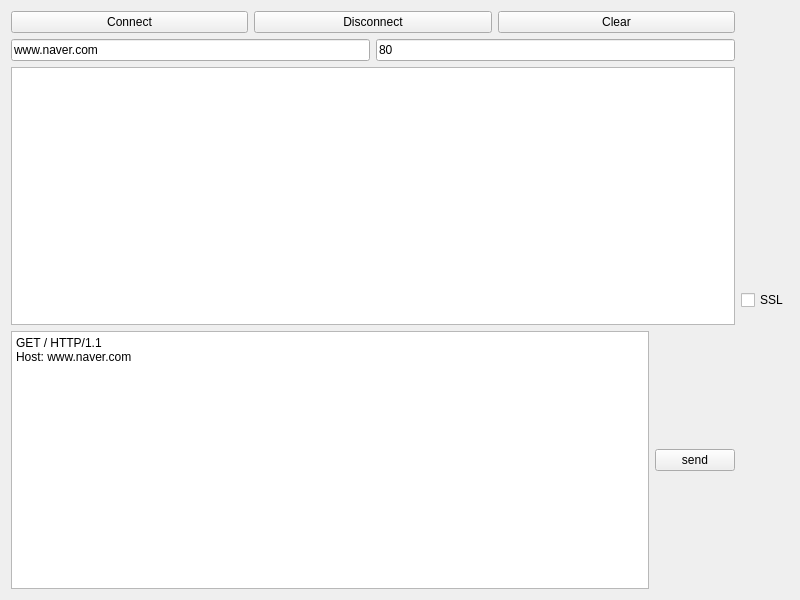
<?xml version="1.0" encoding="UTF-8"?>
<ui version="4.0">
 <class>Widget</class>
 <widget class="QWidget" name="Widget">
  <property name="geometry">
   <rect>
    <x>0</x>
    <y>0</y>
    <width>800</width>
    <height>600</height>
   </rect>
  </property>
  <property name="windowTitle">
   <string>Widget</string>
  </property>
  <layout class="QGridLayout" name="gridLayout_3">
   <item row="0" column="0">
    <layout class="QGridLayout" name="gridLayout">
     <item row="0" column="0">
      <layout class="QGridLayout" name="gridLayout_2">
       <item row="2" column="0">
        <widget class="QPlainTextEdit" name="message">
         <property name="plainText">
          <string/>
         </property>
        </widget>
       </item>
       <item row="3" column="0">
        <layout class="QHBoxLayout" name="horizontalLayout_3">
         <item>
          <widget class="QPlainTextEdit" name="pteSend">
           <property name="plainText">
            <string>GET / HTTP/1.1
Host: www.naver.com


</string>
           </property>
          </widget>
         </item>
         <item>
          <widget class="QPushButton" name="pbSend">
           <property name="text">
            <string>send</string>
           </property>
          </widget>
         </item>
        </layout>
       </item>
       <item row="0" column="0">
        <layout class="QHBoxLayout" name="horizontalLayout">
         <item>
          <widget class="QPushButton" name="pbconnect">
           <property name="text">
            <string>Connect</string>
           </property>
          </widget>
         </item>
         <item>
          <widget class="QPushButton" name="pbdisconnect">
           <property name="text">
            <string>Disconnect</string>
           </property>
          </widget>
         </item>
         <item>
          <widget class="QPushButton" name="pbclear">
           <property name="text">
            <string>Clear</string>
           </property>
          </widget>
         </item>
        </layout>
       </item>
       <item row="1" column="0">
        <layout class="QHBoxLayout" name="horizontalLayout_2">
         <item>
          <widget class="QLineEdit" name="lehost">
           <property name="text">
            <string>www.naver.com</string>
           </property>
          </widget>
         </item>
         <item>
          <widget class="QLineEdit" name="leport">
           <property name="text">
            <string>80</string>
           </property>
          </widget>
         </item>
        </layout>
       </item>
      </layout>
     </item>
     <item row="0" column="1">
      <layout class="QVBoxLayout" name="verticalLayout_2">
       <item>
        <widget class="QCheckBox" name="pbSsl">
         <property name="text">
          <string>SSL</string>
         </property>
        </widget>
       </item>
      </layout>
     </item>
    </layout>
   </item>
  </layout>
 </widget>
 <resources/>
 <connections/>
</ui>
